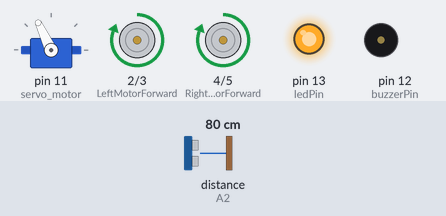
Recording of a sketch running on a simulated Arduino Uno, built with avr-gcc and run on an emulated ATmega328P. Shown: servo, motor-driver pin pairs drawn as motors (green arrow = first pin HIGH = forward, orange = second pin HIGH = backward, longer = more drive), output pins drawn as LEDs (lit = HIGH), buzzer (waves = sounding). The test bench sets the inputs (shaded band); at power-on: distance to the obstacle (sensor on A2) 80 cm. The echo pulse lasts 58.3 µs per cm.

Above: at 3.2 s.
3.3 s: distance to the obstacle (sensor on A2) set to 33 cm
4.8 s: distance to the obstacle (sensor on A2) set to 28 cm
At 6.1 s:
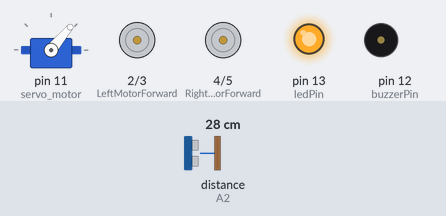
At 7.1 s:
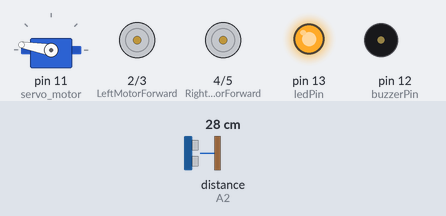
Timing chart, 0 to 13.8 s (numbered marks = the images above; inputs shaded):
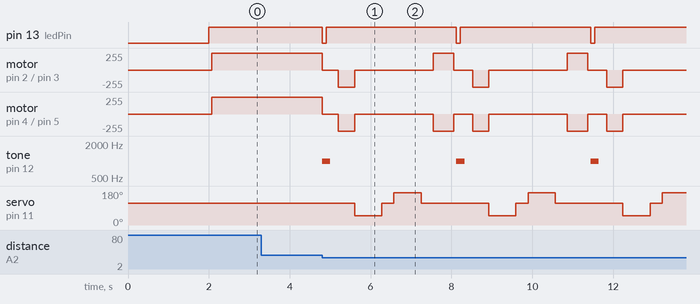

Measured:
- the behaviour switches between 31 and 30 cm on distance to the obstacle (sensor on A2) (found by bisection; images 0 and 1)
- after the input at 3.3 s, every drawn part: stays the same
- after the input at 4.8 s, pin 13 (ledPin): alternates HIGH for 3.2 s and LOW for 0.10 s, starting at once; motor on pin 2 (LeftMotorForward) / pin 3 (LeftMotorBackward): forward 255/255 → stopped at once, then repeats every 3.3 s: backward 255/255 0.40 s, stopped 1.9 s, forward 255/255 0.50 s, stopped 0.47 s

The sketch:

code.ino
```cpp
#include <Servo.h>
#include <NewPing.h>

// --- CONFIGURATION SECTION (Change things here easily) ---
// Motor Pins
const int LeftMotorForward  = 2;
const int LeftMotorBackward = 3;
const int RightMotorForward = 4;
const int RightMotorBackward = 5;

// Sensor Pins
const int trig_pin = A1;
const int echo_pin = A2;
const int maximum_distance = 200;

// Bluetooth / Alert Pins
const int ledPin    = 13; // Visual indicator
const int buzzerPin = 12; // Audio alert

// Settings
int speedSet     = 180; // Motor speed (0-255)
int safeDistance = 30;  // Distance to trigger avoidance (cm)

// Objects
Servo servo_motor;
NewPing sonar(trig_pin, echo_pin, maximum_distance);

void setup() {
  pinMode(RightMotorForward, OUTPUT);
  pinMode(LeftMotorForward, OUTPUT);
  pinMode(LeftMotorBackward, OUTPUT);
  pinMode(RightMotorBackward, OUTPUT);
  pinMode(ledPin, OUTPUT);
  pinMode(buzzerPin, OUTPUT);

  servo_motor.attach(11); // Servo on pin 11
  servo_motor.write(115); // Center position
  delay(2000);

  digitalWrite(ledPin, HIGH); // System ready
}

void loop() {
  int distance = readPing();

  if (distance <= safeDistance) {
    moveStop();
    alertSound(); // Beep when obstacle detected
    delay(300);
    moveBackward();
    delay(400);
    moveStop();

    int distanceRight = lookRight();
    delay(300);
    int distanceLeft = lookLeft();
    delay(300);

    if (distanceRight >= distanceLeft) {
      turnRight();
      moveStop();
    } else {
      turnLeft();
      moveStop();
    }
  } else {
    moveForward();
  }
}

// --- HELPER FUNCTIONS ---

int readPing() {
  delay(70);
  int cm = sonar.ping_cm();
  if (cm == 0) cm = 250;
  return cm;
}

void alertSound() {
  digitalWrite(ledPin, LOW);
  tone(buzzerPin, 1000, 200); // 1kHz tone for 200ms
  delay(100);
  digitalWrite(ledPin, HIGH);
}

int lookRight() {
  servo_motor.write(50);
  delay(500);
  int distance = readPing();
  delay(100);
  servo_motor.write(115);
  return distance;
}

int lookLeft() {
  servo_motor.write(170);
  delay(500);
  int distance = readPing();
  delay(100);
  servo_motor.write(115);
  return distance;
}

void moveStop() {
  digitalWrite(RightMotorForward, LOW);
  digitalWrite(LeftMotorForward, LOW);
  digitalWrite(RightMotorBackward, LOW);
  digitalWrite(LeftMotorBackward, LOW);
}

void moveForward() {
  digitalWrite(LeftMotorForward, HIGH);
  digitalWrite(RightMotorForward, HIGH);
  digitalWrite(LeftMotorBackward, LOW);
  digitalWrite(RightMotorBackward, LOW);
}

void moveBackward() {
  digitalWrite(LeftMotorBackward, HIGH);
  digitalWrite(RightMotorBackward, HIGH);
  digitalWrite(LeftMotorForward, LOW);
  digitalWrite(RightMotorForward, LOW);
}

void turnRight() {
  digitalWrite(LeftMotorForward, HIGH);
  digitalWrite(RightMotorBackward, HIGH);
  digitalWrite(LeftMotorBackward, LOW);
  digitalWrite(RightMotorForward, LOW);
  delay(500);
  moveForward();
}

void turnLeft() {
  digitalWrite(LeftMotorBackward, HIGH);
  digitalWrite(RightMotorForward, HIGH);
  digitalWrite(LeftMotorForward, LOW);
  digitalWrite(RightMotorBackward, LOW);
  delay(500);
  moveForward();
}
```
